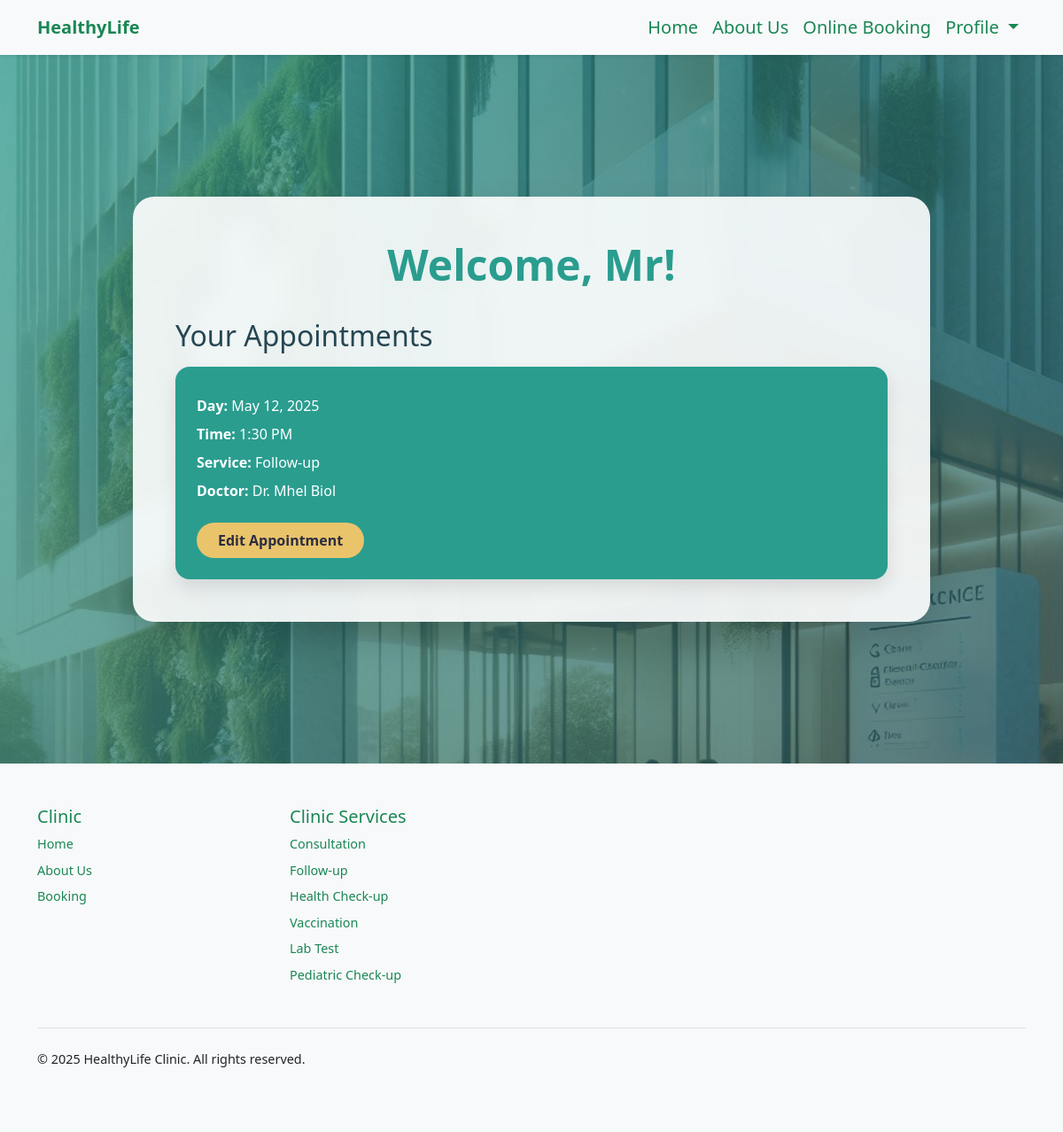
/user-panel (signed in), run on an earlier commit of the app's database.
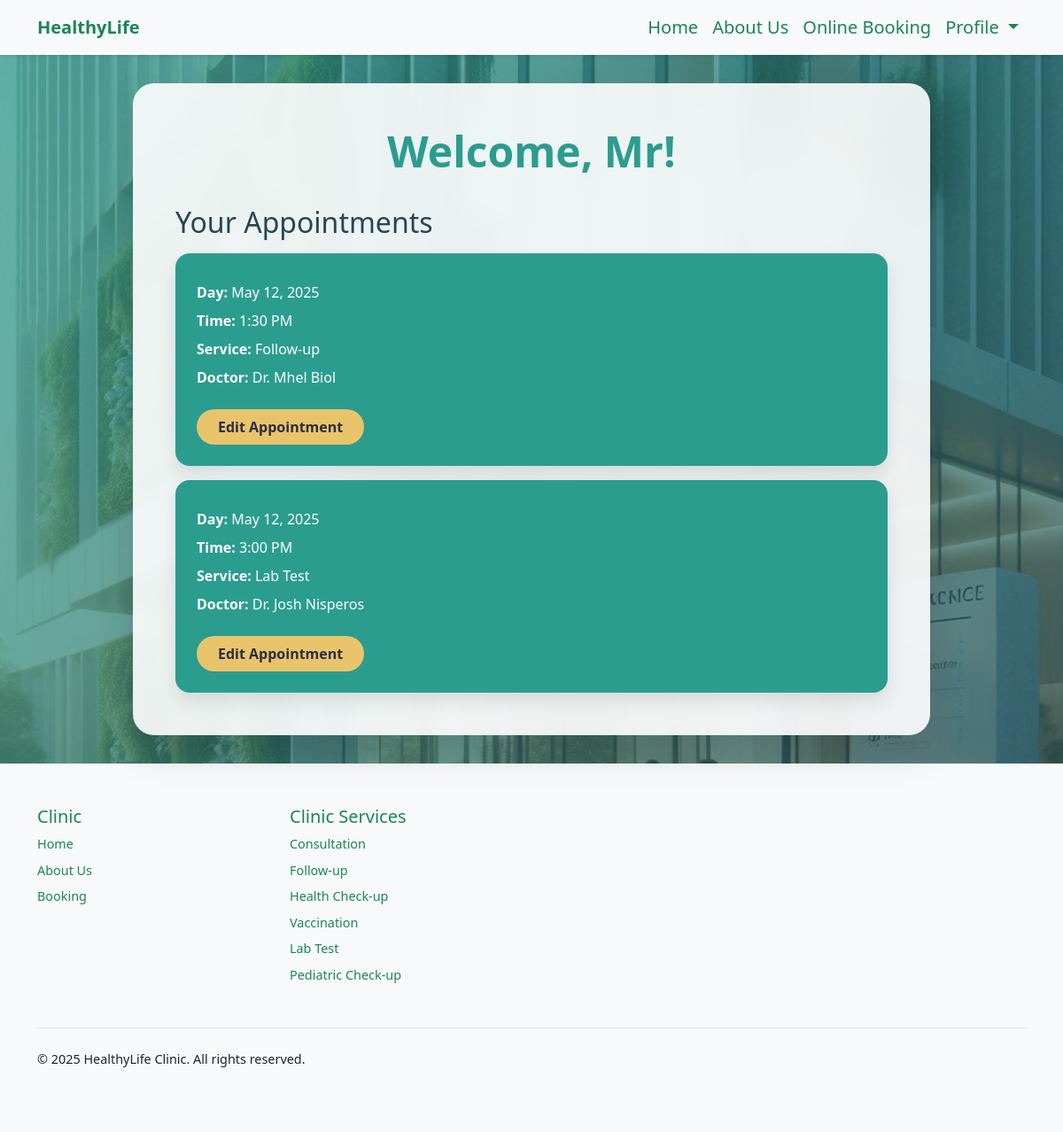
And on a later commit of the database.
### booking/models.py (models this page shows, shortened)
class Appointment(models.Model):
    user = models.ForeignKey(User, on_delete=models.CASCADE, null=True, blank=True)
    service = models.CharField(max_length=50, choices=SERVICE_CHOICES, default="Doctor care")
    doctor = models.CharField(max_length=255, default="Unknown")
    day = models.DateField(default=datetime.now)
    time = models.CharField(max_length=10, choices=TIME_CHOICES, default="3 PM")
    time_ordered = models.DateTimeField(default=datetime.now, blank=True)

### booking/views.py (the view)
# urls.py: path('user-panel', views.userPanel, name='userPanel'),
def userPanel(request):
    user = request.user
    appointments = Appointment.objects.filter(user=user).order_by('day', 'time')
    return render(request, 'userPanel.html', {
        'user':user,
        'appointments':appointments,
    })

### booking/templates/userPanel.html (shortened to what this page needs)
{% extends 'layout.html' %}
{% load static %}
{% block body %}
<section class="hero-section">
    {% if user.is_authenticated %}
    <div class="profile-panel">
        <h1>Welcome, {{ user.first_name }}!</h1>
        {% if appointments.count > 0 %}
        <div class="appointment-list">
            <h2>Your Appointments</h2>
            {% for appointment in appointments %}
            <div class="appointment-card">
                <p><strong>Day:</strong> {{ appointment.day }}</p>
                <p><strong>Time:</strong> {{ appointment.time }}</p>
                <p><strong>Service:</strong> {{ appointment.service }}</p>
                <p><strong>Doctor:</strong> {{ appointment.doctor }}</p>
                <a href="{% url 'userUpdate' appointment.id %}">Edit Appointment</a>
            </div>
            {% endfor %}
        </div>
        {% else %}
        <h2>No Appointments Yet!</h2>
        {% endif %}
    </div>
    {% else %}
    <div class="sign-in-message">
        <h1>Please Sign In</h1>
        <a href="{% url 'login' %}" class="btn btn-primary mt-3">Sign In</a>
    </div>
    {% endif %}
</section>
{% endblock %}

What changed in the data, as far as the page shows it:
added Appointment: day "May 12, 2025", time "3:00 PM", service "Lab Test", doctor "Dr. Josh Nisperos"
